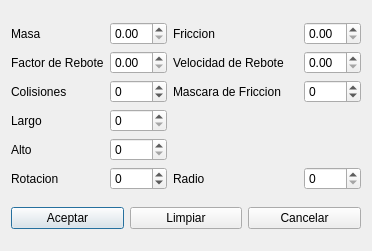
<ui version="4.0" >
 <class>frmPeCaLi</class>
 <widget class="QDialog" name="frmPeCaLi" >
  <property name="geometry" >
   <rect>
    <x>0</x>
    <y>0</y>
    <width>372</width>
    <height>251</height>
   </rect>
  </property>
  <property name="windowTitle" >
   <string>PROPIEDADES PELOTA, CAJA Y LINEA</string>
  </property>
  <layout class="QGridLayout" >
   <item row="0" column="0" >
    <layout class="QGridLayout" >
     <item row="0" column="0" >
      <widget class="QLabel" name="lblDensidad" >
       <property name="text" >
        <string>Masa</string>
       </property>
      </widget>
     </item>
     <item row="0" column="1" >
      <widget class="QDoubleSpinBox" name="fltdensidad" />
     </item>
     <item row="0" column="2" colspan="2" >
      <widget class="QLabel" name="lblFriccion" >
       <property name="text" >
        <string>Friccion</string>
       </property>
      </widget>
     </item>
     <item row="0" column="4" >
      <widget class="QDoubleSpinBox" name="fltfriccion" />
     </item>
     <item row="1" column="0" >
      <widget class="QLabel" name="lblFacRebote" >
       <property name="text" >
        <string>Factor de Rebote</string>
       </property>
      </widget>
     </item>
     <item row="1" column="1" >
      <widget class="QDoubleSpinBox" name="fltfactorDeRebote" >
       <property name="maximum" >
        <double>10.000000000000000</double>
       </property>
       <property name="singleStep" >
        <double>0.050000000000000</double>
       </property>
      </widget>
     </item>
     <item row="1" column="2" colspan="2" >
      <widget class="QLabel" name="lblVelRebote" >
       <property name="text" >
        <string>Velocidad de Rebote</string>
       </property>
      </widget>
     </item>
     <item row="1" column="4" >
      <widget class="QDoubleSpinBox" name="fltvelocidadDeRebote" />
     </item>
     <item row="2" column="0" >
      <widget class="QLabel" name="lblColisiones" >
       <property name="text" >
        <string>Colisiones</string>
       </property>
      </widget>
     </item>
     <item row="2" column="1" >
      <widget class="QSpinBox" name="intcolisiones" >
       <property name="minimum" >
        <number>-99</number>
       </property>
      </widget>
     </item>
     <item row="2" column="2" colspan="2" >
      <widget class="QLabel" name="lblMascaraDeFriccion" >
       <property name="text" >
        <string>Mascara de Friccion</string>
       </property>
      </widget>
     </item>
     <item row="2" column="4" >
      <widget class="QSpinBox" name="intmascaraDeFriccion" >
       <property name="minimum" >
        <number>-99</number>
       </property>
      </widget>
     </item>
     <item row="3" column="0" >
      <widget class="QLabel" name="lblLargo" >
       <property name="text" >
        <string>Largo</string>
       </property>
      </widget>
     </item>
     <item row="3" column="1" >
      <widget class="QSpinBox" name="intlargo" >
       <property name="maximum" >
        <number>800</number>
       </property>
       <property name="singleStep" >
        <number>1</number>
       </property>
      </widget>
     </item>
     <item row="4" column="0" >
      <widget class="QLabel" name="lblAlto" >
       <property name="text" >
        <string>Alto</string>
       </property>
      </widget>
     </item>
     <item row="4" column="1" >
      <widget class="QSpinBox" name="intalto" >
       <property name="maximum" >
        <number>600</number>
       </property>
      </widget>
     </item>
     <item row="5" column="0" >
      <widget class="QLabel" name="lblRotacion" >
       <property name="text" >
        <string>Rotacion</string>
       </property>
      </widget>
     </item>
     <item row="5" column="1" >
      <widget class="QSpinBox" name="intRotacion" >
       <property name="minimum" >
        <number>-360</number>
       </property>
       <property name="maximum" >
        <number>360</number>
       </property>
      </widget>
     </item>
     <item row="5" column="2" >
      <widget class="QLabel" name="lblRadio" >
       <property name="text" >
        <string>Radio</string>
       </property>
      </widget>
     </item>
     <item row="5" column="3" >
      <spacer>
       <property name="orientation" >
        <enum>Qt::Horizontal</enum>
       </property>
       <property name="sizeHint" >
        <size>
         <width>21</width>
         <height>20</height>
        </size>
       </property>
      </spacer>
     </item>
     <item row="5" column="4" >
      <widget class="QSpinBox" name="intRadio" >
       <property name="maximum" >
        <number>700</number>
       </property>
      </widget>
     </item>
    </layout>
   </item>
   <item row="1" column="0" >
    <layout class="QGridLayout" >
     <item row="0" column="0" >
      <widget class="QPushButton" name="btnAceptar" >
       <property name="text" >
        <string>Aceptar</string>
       </property>
      </widget>
     </item>
     <item row="0" column="1" >
      <widget class="QPushButton" name="btnLimpiar" >
       <property name="text" >
        <string>Limpiar</string>
       </property>
      </widget>
     </item>
     <item row="0" column="2" >
      <widget class="QPushButton" name="btnCancelar" >
       <property name="text" >
        <string>Cancelar</string>
       </property>
      </widget>
     </item>
    </layout>
   </item>
  </layout>
 </widget>
 <resources/>
 <connections/>
</ui>
